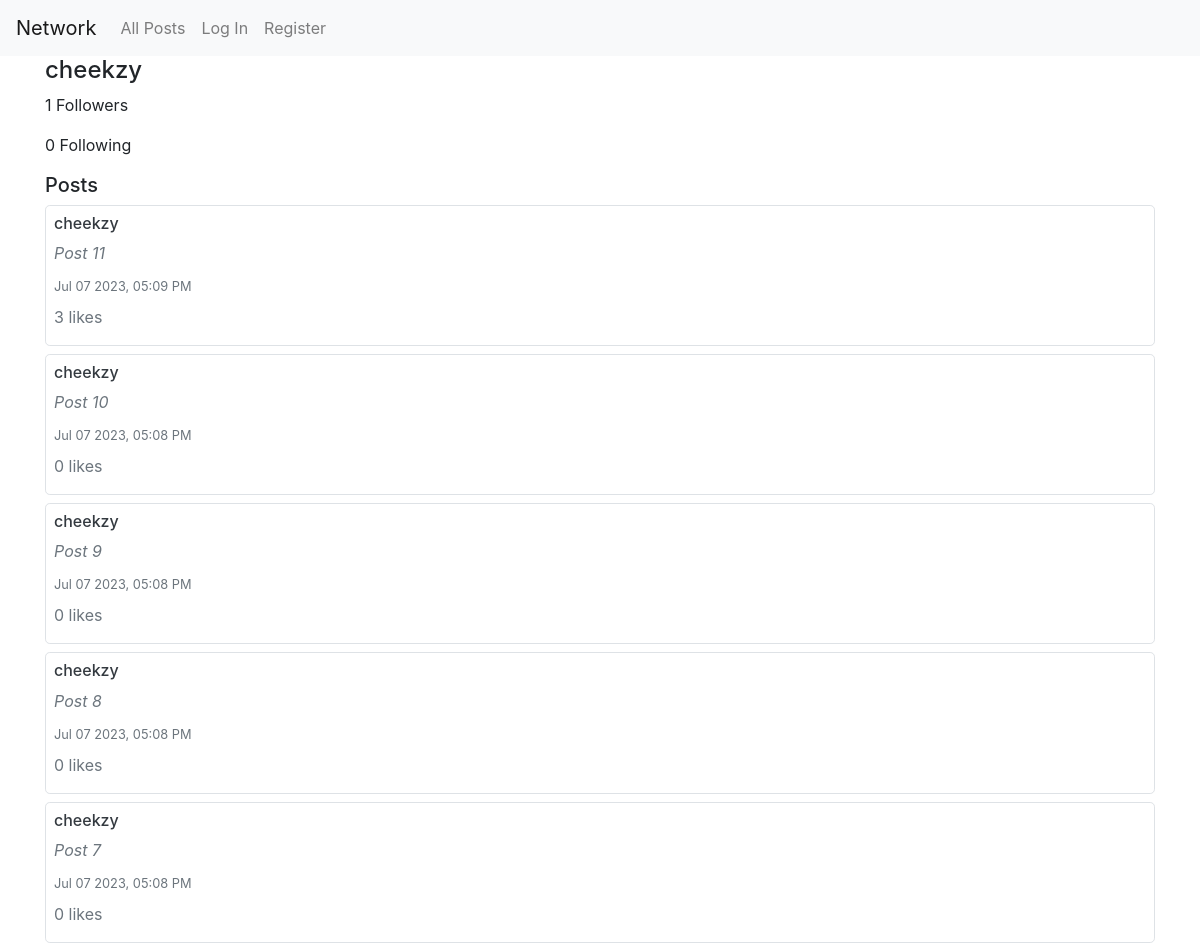
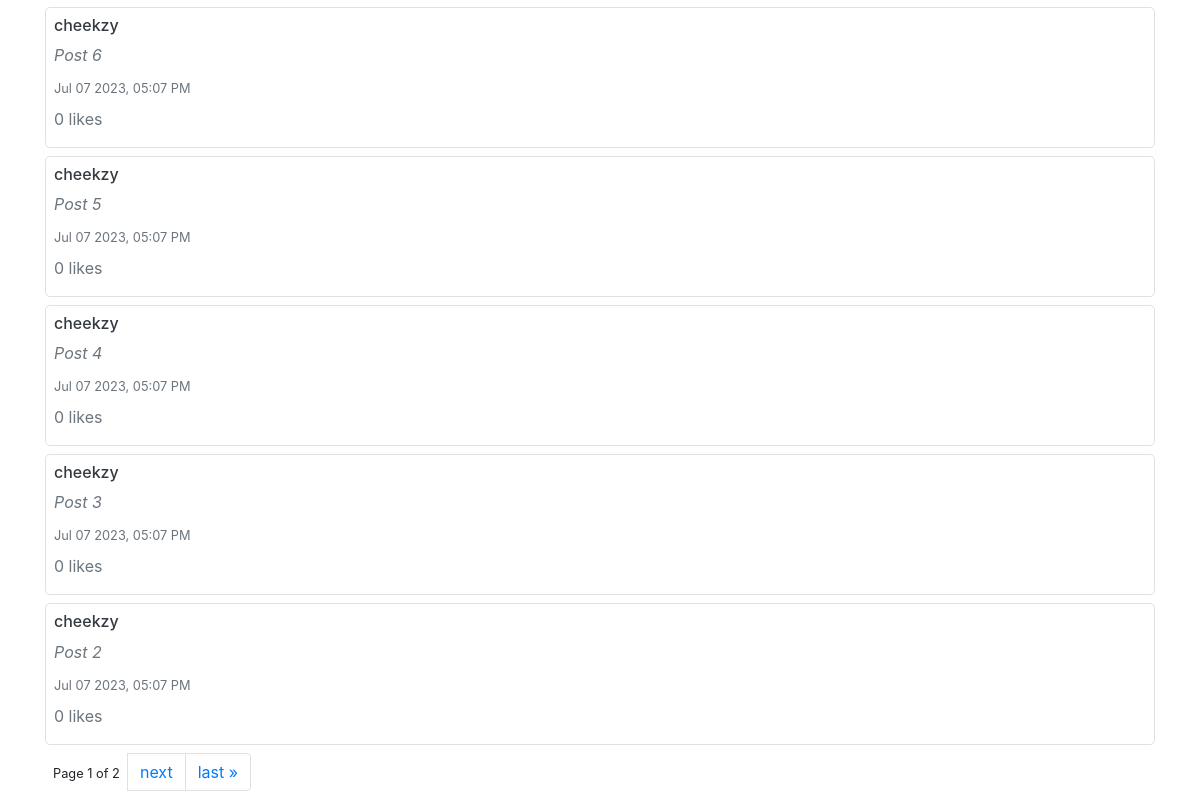
Screenshot of /profile/cheekzy with the database file from the repository (2 pictures, top to bottom).
### network/models.py (models this page shows, shortened)
class User(AbstractUser):
    pass

class Post(models.Model):
    creator = models.ForeignKey(User, on_delete=models.CASCADE, related_name="posts")
    content = models.TextField(blank=True)
    timestamp = models.DateTimeField(auto_now_add=True)
    def serialize(self):
        return {
            "id": self.id,
            "content": self.content,
            "timestamp": self.timestamp.strftime("%b %d %Y, %I:%M %p"),
            "likes": self.likes.count(),
            "creator": self.creator.username
        }

### network/views.py (the view)
# urls.py: path("profile/<str:username>", views.profile, name="profile"),
def profile(request, username):
    user = User.objects.get(username=username)
    posts = Post.objects.filter(creator=user).order_by("id").reverse()
    posts = [post.serialize() for post in posts]
    p = Paginator(posts, 10)
    page_number = request.GET.get("page")
    page_obj = p.get_page(page_number)
    following_user = user.user_followed.filter(user=request.user).exists() if request.user.is_authenticated else False
    return render(
        request,
        "network/profile.html",
        {
            "username": username,
            "followers": user.user_followed.count(),
            "following": user.user_following.count(),
            "posts": page_obj,
            "toggle": request.user.is_authenticated and request.user != user,
            "following_user": following_user,
        },
    )

### network/templates/network/profile.html (shortened to what this page needs)
{% extends "network/layout.html" %}
{% block body %}
<div class="container">
    <h4>{{ username }}</h4>
    <p>{{ followers }} Followers</p>
    <p>{{ following }} Following</p>
    <h5>Posts</h5>
    {% for post in posts %}
    <div class="border p-2 mb-2 rounded-lg">
        <h6><a href="{% url 'profile' username %}" class="text-dark">{{ post.creator }}</a></h6>
        <p class="text-secondary font-italic mb-2">{{ post.content }}</p>
        <p class="text-secondary mb-2">
            <small>
                {{ post.timestamp }}
            </small>
        </p>
        <p class="text-secondary mb-2">{{ post.likes }} likes</p>
    </div>
    {% endfor %}
    <nav aria-label="Page navigation">
        <ul class="pagination d-flex align-items-center">
            <span  class="px-2">
                <small>
                    Page {{ posts.number }} of {{ posts.paginator.num_pages }}
                </small>
            </span>
            {% if posts.has_next %}
            <li class="page-item">
                <a class="page-link" href="?page={{ posts.next_page_number }}">next</a>
            </li>
            <li class="page-item">
                <a class="page-link" href="?page={{ posts.paginator.num_pages }}">last &raquo;</a>
            </li>
            {% endif %}
        </ul>
    </nav>
</div>
{% endblock %}

### rows the page displays
User: username "cheekzy", creator "cheekzy" "cheekzy" "cheekzy" "cheekzy" "cheekzy" "cheekzy" "cheekzy" "cheekzy" "cheekzy" "cheekzy"
Post: content "Post 11"
Post: content "Post 10"
Post: content "Post 9"
Post: content "Post 8"
Post: content "Post 7"
Post: content "Post 6"
Post: content "Post 5"
Post: content "Post 4"
Post: content "Post 3"
Post: content "Post 2"

### other values shown
{{ followers }} "1"
{{ following }} "0"
{{ post.timestamp }} "Jul 07 2023, 05:09 PM" "Jul 07 2023, 05:08 PM" "Jul 07 2023, 05:08 PM" "Jul 07 2023, 05:08 PM" "Jul 07 2023, 05:08 PM" "Jul 07 2023, 05:07 PM" "Jul 07 2023, 05:07 PM" "Jul 07 2023, 05:07 PM" "Jul 07 2023, 05:07 PM" "Jul 07 2023, 05:07 PM"
{{ post.likes }} "3" "0" "0" "0" "0" "0" "0" "0" "0" "0"
{{ posts.number }} "1"
{{ posts.paginator.num_pages }} "2"
